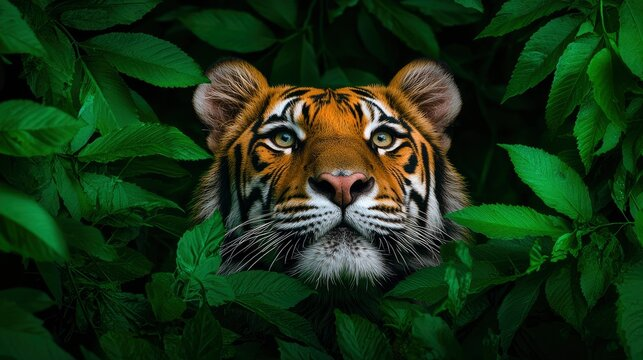
#> input picture Collection_image/tiger_image_.jpg, 643 x 360 px, found by its file name
$ python 01_bluring.py
#> lines starting #> are read from the running program, lines starting #| are printed output that depends on the picture
""" In this file we discuss about bluring the image
Here we trying to discuss about gaussian Blur
Syntax: cv2.GaussianBlur(image_object_variable, (kernel_size_x,kernel_size_y),sigma)
                        -> image_object_variable: Image stored variable
                        -> (kernel_size_x,kernel_size_y) : it defin the size of image it always odd number, even is not work here Eg: (3,3), (5,5), (7,7) etc
                        -> sigma : how many quantity you want to blur
                                    '0' For cv2 auto detect blur according to your image

"""

import cv2


image = cv2.imread(r"Phase-4 (Image_filtering & Bluring)\tiger_image_.jpg")
#> image is the input picture: shape (360, 643, 3); mean B, G, R 21.2, 49.9, 24.4

if image is None:
    print("Not successfully loaded the image.")
else:
    print("successfully loaded the image...")
    Gaussian_blur_img = cv2.GaussianBlur(image, (9,9), 3) #(image_object_variable, (kernel_size_x,kernel_size_y),sigma)
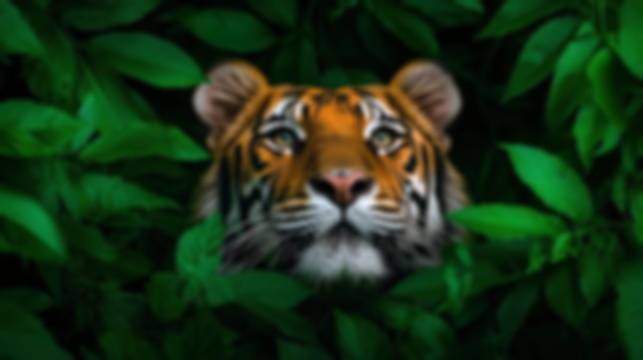
#> Gaussian_blur_img: shape (360, 643, 3); mean B, G, R 21.2, 49.9, 24.4
    cv2.imshow("Original tiger image",image)
    cv2.imshow("Gaussian Blur tiger image",Gaussian_blur_img)
    cv2.waitKey(0)
    cv2.destroyAllWindows()

$ run again, with Collection_image/Tiger_image.jpg copied over Collection_image/tiger_image_.jpg
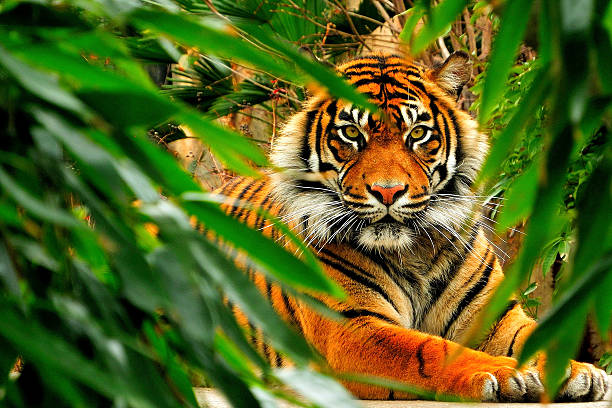
#> input picture Collection_image/Tiger_image.jpg, 612 x 408 px, found by its file name
#> image is the input picture: shape (408, 612, 3); mean B, G, R 32.7, 100.3, 85.9
#> `Gaussian_blur_img = cv2.GaussianBlur(image, (9,9), 3)`:
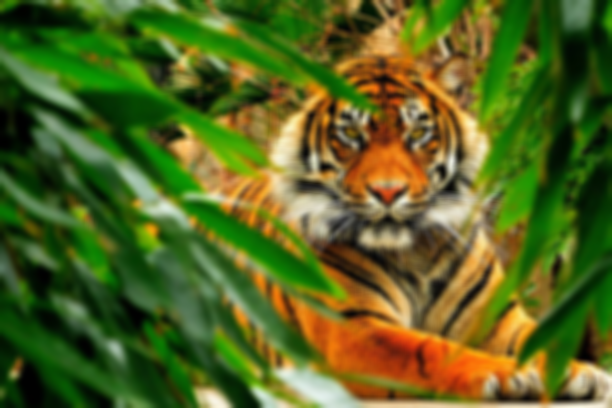
#> Gaussian_blur_img: shape (408, 612, 3); mean B, G, R 32.7, 100.3, 85.9
